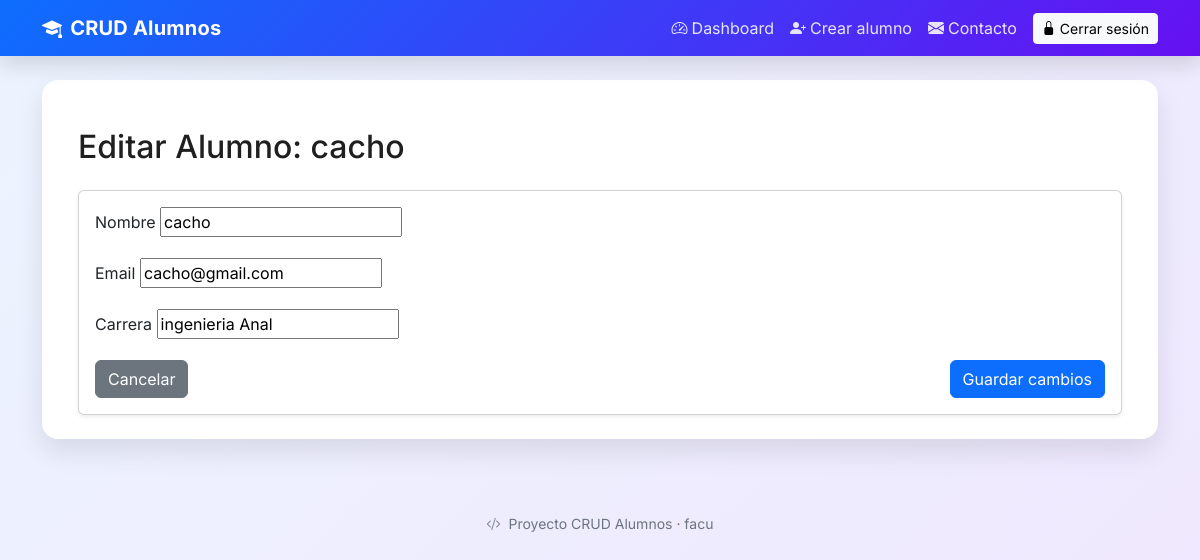
/1/editar/ (signed in), run on the app's committed database.
### alumnos/models.py (models this page shows, shortened)
class Alumno(models.Model):
    usuario = models.ForeignKey(User, on_delete=models.CASCADE)
    nombre = models.CharField(max_length=100)
    email = models.EmailField()
    carrera = models.CharField(max_length=100)
    creado = models.DateTimeField(auto_now_add=True)

### alumnos/views.py (the view)
# urls.py: path("<int:alumno_id>/editar/", editar_alumno, name="editar_alumno"),
@login_required
def editar_alumno(request, alumno_id):
    alumno = get_object_or_404(Alumno, id=alumno_id, usuario=request.user)
    if request.method == "POST":
        form = AlumnoForm(request.POST, instance=alumno)
        if form.is_valid():
            form.save()
            messages.success(request, f"Alumno {alumno.nombre} actualizado correctamente ✏️")
            return redirect("dashboard")
    else:
        form = AlumnoForm(instance=alumno)
    return render(request, "alumnos/editar.html", {"form": form, "alumno": alumno})

### alumnos/forms.py
class AlumnoForm(forms.ModelForm):
    class Meta:
        model = Alumno
        fields = ["nombre", "email", "carrera"]

### alumnos/templates/alumnos/editar.html (shortened to what this page needs)
{% extends "base.html" %}
{% block content %}
<div class="container mt-4">
  <h2 class="mb-4">Editar Alumno: {{ alumno.nombre }}</h2>
  <div class="card shadow-sm">
    <div class="card-body">
      <form method="post" novalidate>
        {% for field in form %}
          <div class="mb-3">
            <label for="{{ field.id_for_label }}" class="form-label">{{ field.label }}</label>
            {{ field }}
          </div>
        {% endfor %}
        <div class="mt-3 d-flex justify-content-between">
          <a href="{% url 'dashboard' %}" class="btn btn-secondary">Cancelar</a>
          <button type="submit" class="btn btn-primary">Guardar cambios</button>
        </div>
      </form>
    </div>
  </div>
</div>
{% endblock %}

### templates/base.html (shortened to what this page needs)
<!DOCTYPE html>
<html lang="es">
<head>
  <link href="https://cdn.jsdelivr.net/npm/bootstrap@5.3.2/dist/css/bootstrap.min.css" rel="stylesheet">
  <link href="https://cdn.jsdelivr.net/npm/bootstrap-icons@1.11.3/font/bootstrap-icons.css" rel="stylesheet">
</head>
<body>
  <nav class="navbar navbar-expand-lg navbar-dark">
    <div class="container">
      <a class="navbar-brand" href="{% url 'dashboard' %}">
        <i class="bi bi-mortarboard-fill me-2"></i>CRUD Alumnos
      </a>
      <div class="collapse navbar-collapse" id="navbarNav">
        <ul class="navbar-nav ms-auto align-items-lg-center">
          <li class="nav-item">
            <a class="nav-link" href="{% url 'dashboard' %}">
              <i class="bi bi-speedometer2 me-1"></i>Dashboard
            </a>
          </li>
          <li class="nav-item">
            <a class="nav-link" href="{% url 'crear_alumno' %}">
              <i class="bi bi-person-plus-fill me-1"></i>Crear alumno
            </a>
          </li>
          <li class="nav-item">
            <a class="nav-link" href="{% url 'contacto' %}">
              <i class="bi bi-envelope-fill me-1"></i>Contacto
            </a>
          </li>
          {% if user.is_authenticated %}
          <li class="nav-item ms-lg-2">
            <form action="{% url 'logout' %}" method="post" class="d-inline">
              <button type="submit" class="btn btn-light btn-sm">
                <i class="bi bi-lock-fill me-1"></i>Cerrar sesión
              </button>
            </form>
          </li>
          {% endif %}
        </ul>
      </div>
    </div>
  </nav>
  <div class="container page-container mt-4">
    <div class="section-card p-3 p-md-4">
      {% block content %}{% endblock %}
    </div>
  </div>
  <footer class="container text-center py-4">
    <small>
      <i class="bi bi-code-slash me-1"></i>
      Proyecto CRUD Alumnos · {{ user.username|default:"Invitado" }}
    </small>
  </footer>
</body>
</html>

### templates/base.html (style rules this page uses)
:root { --brand-1:#0d6efd; --brand-2:#6610f2; --text:#1f1f1f; --muted:#6c757d; --surface:#ffffff; }
html, body { height: 100%; }
body { font-family: "Inter", system-ui, -apple-system, "Segoe UI", Roboto, "Helvetica Neue", Arial, "Noto Sans", "Apple Color Emoji", "Segoe UI Emoji"; background: linear-gradient(135deg, rgba(13,110,253,.08), rgba(102,16,242,.10)); color: var(--text); }
.navbar { box-shadow: 0 10px 20px rgba(0,0,0,.12); background: linear-gradient(135deg, var(--brand-1), var(--brand-2)); }
.navbar-brand { font-weight: 700; letter-spacing: .2px; }
.nav-link { color: #f8f9fa !important; opacity: .9; }
.page-container { padding-bottom: 3rem; }
.section-card { background: var(--surface); border: 0; border-radius: 1rem; box-shadow: 0 12px 28px rgba(0,0,0,.10); }
footer { color: var(--muted); }

### data on the page
Alumno: nombre "cacho", form "cacho" "cacho@gmail.com" "ingenieria Anal"

### other printed values
{{ field.label }} "Nombre" "Email" "Carrera"
{{ user.username|default:"Invitado" }} "facu"
